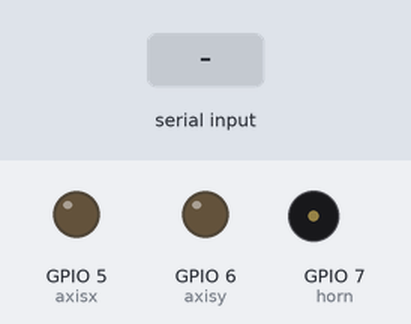
Recording of a sketch running on a simulated ESP32-S3. On the bench: output pins drawn as LEDs (lit = HIGH), buzzer (waves = sounding, pin HIGH). Inputs (shaded band) come from the test bench. Nothing arrives over Bluetooth unless stated; what the sketch prints to the serial monitor is not drawn.

Above: at 1.2 s.
1.3 s: "F" received over the second serial link
At 2.7 s:
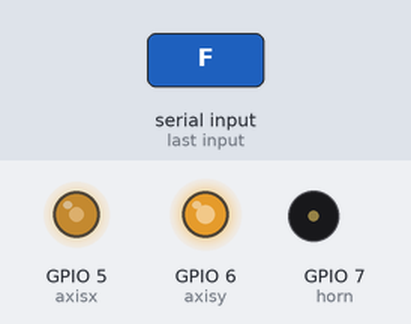
3.8 s: "B" received over the second serial link
At 5.8 s:
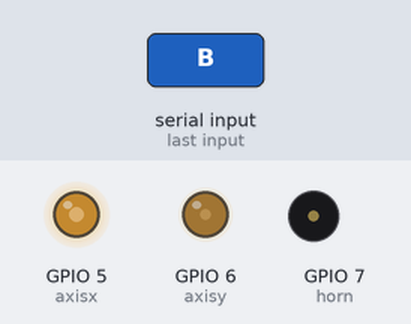
6.3 s: "L" received over the second serial link
At 7.6 s:
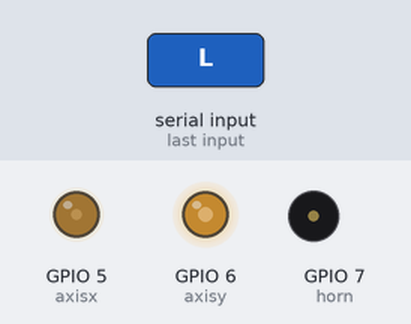
8.8 s: "R" received over the second serial link
At 10.8 s:
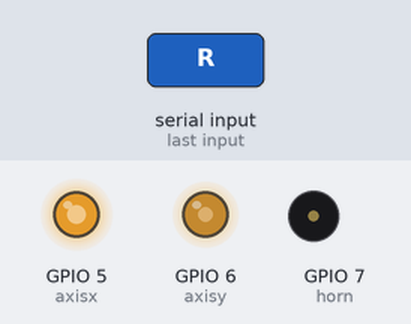
11.3 s: "S" received over the second serial link
At 12.7 s:
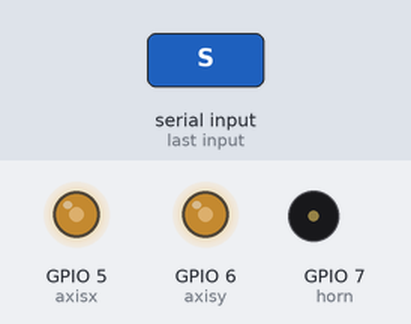
13.8 s: "V" received over the second serial link
At 15.7 s:
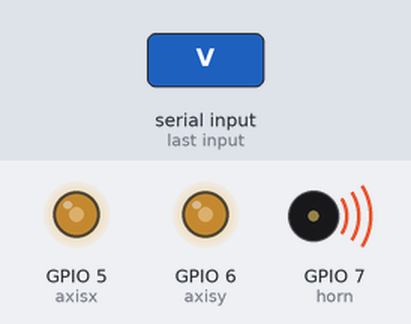
Timing chart, 0 to 17.2 s (numbered marks = the images above; inputs shaded):
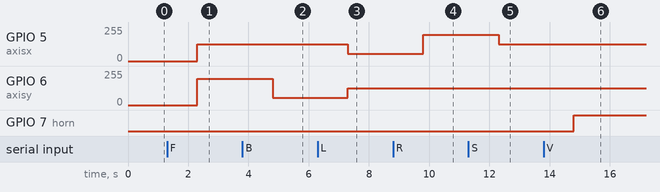

The sketch:

ESP32_BT.ino
```cpp
// https://play.google.com/store/apps/details?id=braulio.calle.bluetoothRCcontroller

#include "BluetoothSerial.h"
BluetoothSerial ESP_BT;

#define axisx 5 // Eixo X
#define axisy 6 // Eixo Y
#define horn 7  // Sirene

#define maxValue 255 // Valor Máximo dos eixos
#define minValue 0   // Valor Mínimo dos eixos
#define stoped 125
#define deadZone 15 //Aumentar caso o theta não esteja andando em velocidade baixa

uint16_t vel = 50;
uint16_t vel_pos;
uint16_t vel_neg;

void setup()
{
    pinMode(axisx, OUTPUT);
    pinMode(axisy, OUTPUT);
    pinMode(horn, OUTPUT);
    Serial.begin(9600);      // inicia a comunicação serial
    ESP_BT.begin("ThetaBT"); // Bluetooth device name
    Serial.println("Iniciando...");
}

void loop()
{
    if (ESP_BT.available())
    {                                         // se receber dados via bluetooth
        String comando = ESP_BT.readString(); // le os dados
        //Serial.println(comando);              // mostra no monitor serial

        vel_pos = map(vel, 0, 100, stoped+deadZone, maxValue);
        vel_neg = map(vel, 0, 100, stoped-deadZone, minValue);

        //deslocamento
        if (comando == "F")
        {
            analogWrite(axisx, stoped);
            analogWrite(axisy, vel_pos);
        }
        else if (comando == "B")
        {
            analogWrite(axisx, stoped);
            analogWrite(axisy, vel_neg);
        }
        else if (comando == "L")
        {
            analogWrite(axisx, vel_neg);
            analogWrite(axisy, stoped);
        }
        else if (comando == "R")
        {
            analogWrite(axisx, vel_pos);
            analogWrite(axisy, stoped);
        }
        else if (comando == "S" && comando == "D")
        {
            analogWrite(axisx, stoped);
            analogWrite(axisy, stoped);
        }

        /*
        os comandos de deslocamento na diagonal utilizão comandos especificos ainda não implementados
        comandos de deslocamento diagonal:
            -> G frente esquerda
            -> I frente direita
            -> H trás esquerda
            -> J trás direita
        */

        // Buzina
        else if (comando == "V")
        {
            digitalWrite(horn, HIGH);
        }
        else if (comando == "v")
        {
            digitalWrite(horn, LOW);
        }

        // Velocidade
        else if (comando == "0")
        {
            vel=0;
        }
        else if (comando == "1")
        {
            vel = 10;
        }
        else if (comando == "2")
        {
            vel = 20;
        }
        else if (comando == "3")
        {
            vel = 30;
        }
        else if (comando == "4")
        {
            vel = 40;
        }
        else if (comando == "5")
        {
            vel = 50;
        }
        else if (comando == "6")
        {
            vel = 60;
        }
        else if (comando == "7")
        {
            vel = 70;
        }
        else if (comando == "8")
        {
            vel = 80;
        }
        else if (comando == "9")
        {
            vel = 90;
        }
        else if (comando == "q")
        {
            vel = 100;
        }
        else
        {
            analogWrite(axisx, stoped);
            analogWrite(axisy, stoped);
            //botão foi solto ou comando desconhecido
        }

    }
}
```

Measured:
- after the input at 1.3 s, GPIO 5 (axisx): 0/255 → 125/255 after 1.0 s; GPIO 6 (axisy): 0/255 → 197/255 after 1.0 s
- after the input at 3.8 s, GPIO 6 (axisy): 197/255 → 55/255 after 1.0 s
- after the input at 6.3 s, GPIO 5 (axisx): 125/255 → 55/255 after 1.0 s; GPIO 6 (axisy): 55/255 → 125/255 after 1.0 s
- after the input at 8.8 s, GPIO 5 (axisx): 55/255 → 197/255 after 1.0 s
- after the input at 11.3 s, GPIO 5 (axisx): 197/255 → 125/255 after 1.0 s
- after the input at 13.8 s, GPIO 7 (horn): LOW → HIGH after 1.0 s
